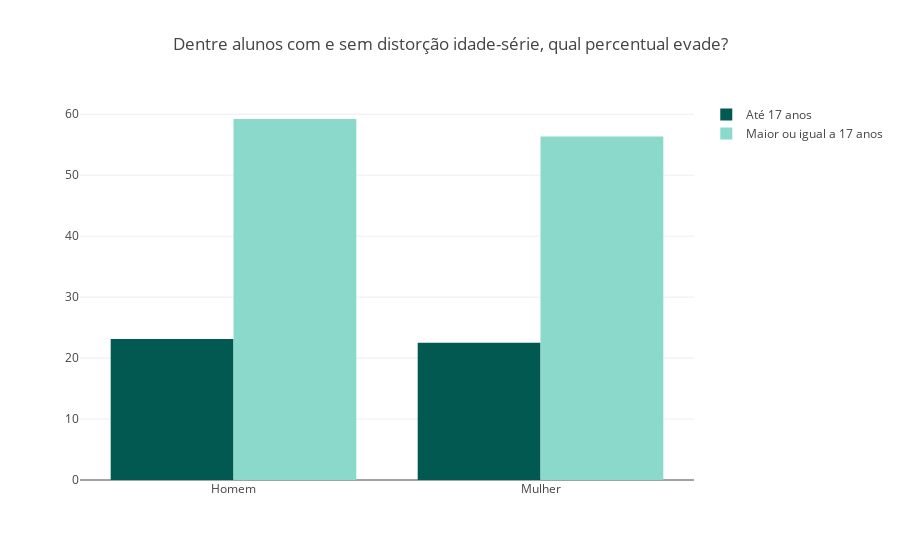

This figure's notebook cell:
### Markdown cell above
### Distorção Idade-Série

### Code cell
title = 'Dentre alunos com e sem distorção idade-série, qual percentual evade?'
x = 'CAT_IN_DISTORCAO'

plot_categoria_sexo(x, title, 'perc_sexo_idade_evasao', save=False)

### Figure 1 — Plotly figure (JSON) as saved in the notebook; plotly's stock layout.template omitted (floating-point values rounded to 4 significant figures)
{"data": [{"marker": {"color": "#025951"}, "name": "Até 17 anos", "type": "bar", "uid": "7358062a-8876-442d-be8d-bff69a3804a6", "x": ["Homem", "Mulher"], "y": [23.12, 22.53]}, {"marker": {"color": "#8BD9CA"}, "name": "Maior ou igual a 17 anos", "type": "bar", "uid": "53114127-9588-4b61-9c88-7b13acf9152a", "x": ["Homem", "Mulher"], "y": [59.22, 56.37]}], "layout": {"title": {"text": "Dentre alunos com e sem distorção idade-série, qual percentual evade?"}}}
